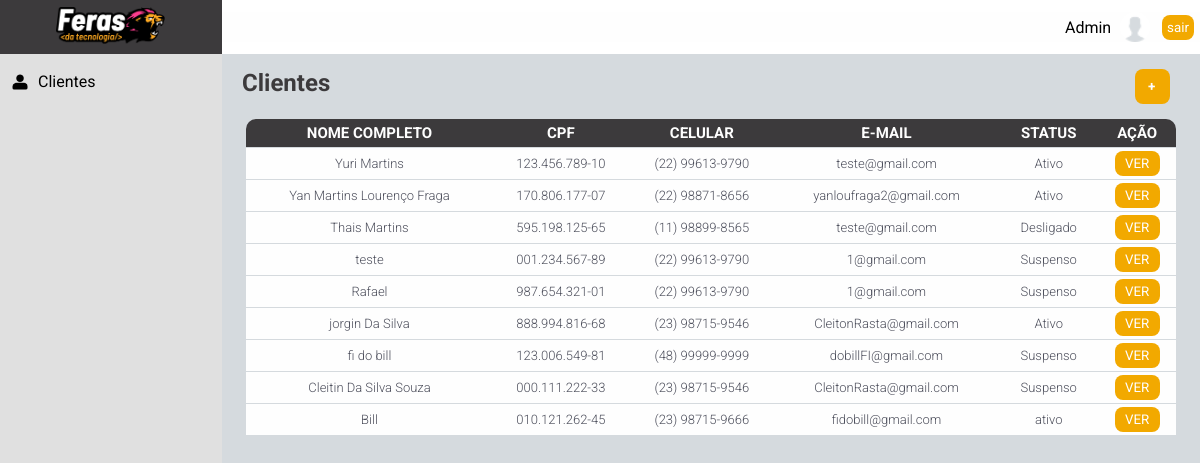
Screenshot of /desafios/sistema/html/clientes.php with the database file from the repository.
### tables this page shows
CREATE TABLE `clientes` (
  `cpf` varchar(15) NOT NULL,
  `nome` varchar(255) DEFAULT NULL,
  `genero` varchar(20) DEFAULT NULL,
  `email` varchar(255) DEFAULT NULL,
  `status` varchar(20) DEFAULT NULL,
  `telefone` varchar(20) DEFAULT NULL,
  `senha` varchar(255) DEFAULT NULL,
  `data_nasc` date DEFAULT NULL
);

### desafios/sistema/html/clientes.php (the view, shortened to what this page needs)
 <?php
include '../php/conexao.php';
?>
<!DOCTYPE html>
<html lang="pt-br">
<head>
    <link rel="stylesheet" href="../CSS/cliente.css">
</head>
<body>
    <header>
        <div id="logo" >
            <img src="../src/logo_horizonta_fundo_branco.png" title="Sair?" width="109px" height="37px " >
        </div>
        <div id="right">
            <span>Admin</span>  <img src="../src/user.png" height="30px" >
            <span id='sair'>
                <a href="../php/deslogar.php">
                <button class="btn">
                    sair
                </button>
            </a>
            </span>
        </div>
    </header>
    <section>
        <aside>
            <img src="../src/perfil_preto.png" width="18px"> <span>Clientes</span>
        </aside>
        <main>
            <section id="topo_main">
                <span>
                    <h2> Clientes</h2>
                </span>
                <span>
                    <a href="adicionar.php">
                        <button class="btn adicionar" >
                            +
                        </button>
                    </a>
                </span>
            </section>
            <section>
                <table>
                    <thead>
                        <tr>
                            <th class="tr_head">NOME COMPLETO</th>
                            <th>CPF</th>
                            <th>CELULAR</th>
                            <th>E-MAIL</th>
                            <th>STATUS</th>
                            <th class="tr_head_2">AÇÃO</th>
                        </tr>
                    </thead>
                    <tbody>
                         <?php
                            $sql = "SELECT * FROM clientes ORDER BY nome DESC";
                            if ($result = $mysqli->query($sql)) {
                                while ($row = $result->fetch_assoc()){
                                    echo "
                                        <tr>
                                            <td>".$row['nome']."</td>
                                            <td>".$row['cpf']."</td>
                                            <td>".$row['telefone']."</td>
                                            <td>".$row['email']. "</td>
                                            <td>".$row['status']. '</td>
                                            <td>
                                                <a href="editar.php?cpf='.$row['cpf'].'">
                                                    <button class="btn ver">VER</button>
                                                </a>
                                            </td>
                                        </tr>';
                                }
                            }
                        ?>
                    </tbody>
                </table>
            </section>
        </main>
    </section>
</body>
</html>

### desafios/sistema/CSS/cliente.css (style rules this page uses)
* { padding: 0; margin: 0; box-sizing: border-box; font-family: "Roboto", sans-serif; }
#sair { margin-right: -22px; border-radius: 8px; padding: 3px; }
header { display: flex; }
#logo { width: 18.5%; height: 54px; background-color: #3c3a3c; }
#logo > img { margin: 7px auto 0px 25%; }
#right { width: 81.5%; align-self: center; text-align: right; padding-right: 25px; background-color: #fefefe; }
#right > img, span { vertical-align: middle; margin-left: 5px; }
aside > img, span { vertical-align: middle; }
aside { width: 18.5%; height: 100vh; background-color: #e0e0e0; padding-top: 17px; padding-left: 11px; float: left; }
main { width: 81.5%; height: 100vh; background-color: #d5dade; float: right; }
#topo_main { display: flex; justify-content: space-between; }
.btn { background-color: rgb(242, 169, 0); color: #fefefe; border-radius: 8px; border: none; padding: 5px; cursor: pointer; }
.adicionar { font-weight: bold; width: 35px; height: 35px; margin: 15px 30px 0 0; transform: rotate(180deg); padding-right: 3px; }
.ver { width: 45px; margin: 3px 0 3px 0; }
h2 { color: #3c3a3c; padding: 15px 0 0 15px; }
table { width: 95%; margin: 15px auto; border-collapse: collapse; padding: 3px 0 3px 0; }
thead { background-color: #3c3a3c; color: #fefefe; }
th { border: none; padding: 5px; font-size: 15px; font-weight: 700; }
td { border-top: 1px solid #d5dade; font-size: 13px; font-weight: 300; }
tbody { background-color: #fefefe; text-align: center; color: #4d4f5c; }
.tr_head { border-radius: 10px 0 0 0; }
.tr_head_2 { border-radius: 0 10px 0 0; }
a { text-decoration: none; color: #fefefe; }

### rows the page displays
clientes: nome "Yuri Martins", cpf "123.456.789-10", telefone "(22) 99613-9790", email "teste@gmail.com", status "Ativo"
clientes: nome "Yan Martins Lourenço Fraga", cpf "170.806.177-07", telefone "(22) 98871-8656", email "yanloufraga2@gmail.com", status "Ativo"
clientes: nome "Thais Martins", cpf "595.198.125-65", telefone "(11) 98899-8565", email "teste@gmail.com", status "Desligado"
clientes: nome "teste", cpf "001.234.567-89", telefone "(22) 99613-9790", email "1@gmail.com", status "Suspenso"
clientes: nome "Rafael", cpf "987.654.321-01", telefone "(22) 99613-9790", email "1@gmail.com", status "Suspenso"
clientes: nome "jorgin Da Silva", cpf "888.994.816-68", telefone "(23) 98715-9546", email "CleitonRasta@gmail.com", status "Ativo"
clientes: nome "fi do bill", cpf "123.006.549-81", telefone "(48) 99999-9999", email "dobillFI@gmail.com", status "Suspenso"
clientes: nome "Cleitin Da Silva Souza", cpf "000.111.222-33", telefone "(23) 98715-9546", email "CleitonRasta@gmail.com", status "Suspenso"
clientes: nome "Bill", cpf "010.121.262-45", telefone "(23) 98715-9666", email "fidobill@gmail.com", status "ativo"
